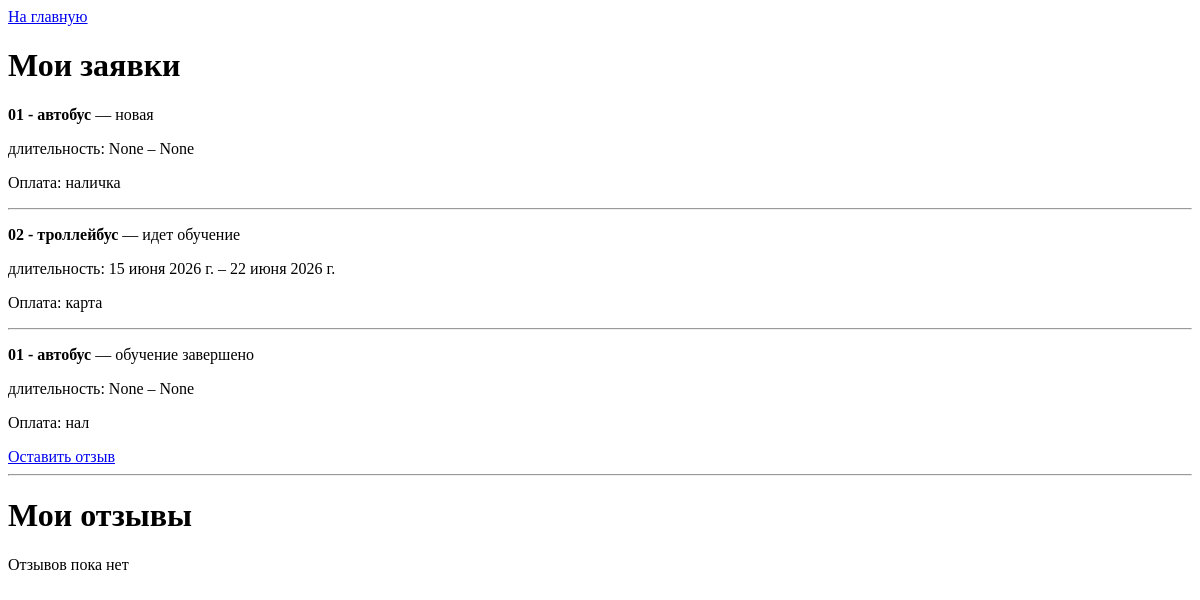
The page /accounts/profile/ (signed in) on the database as committed earlier.
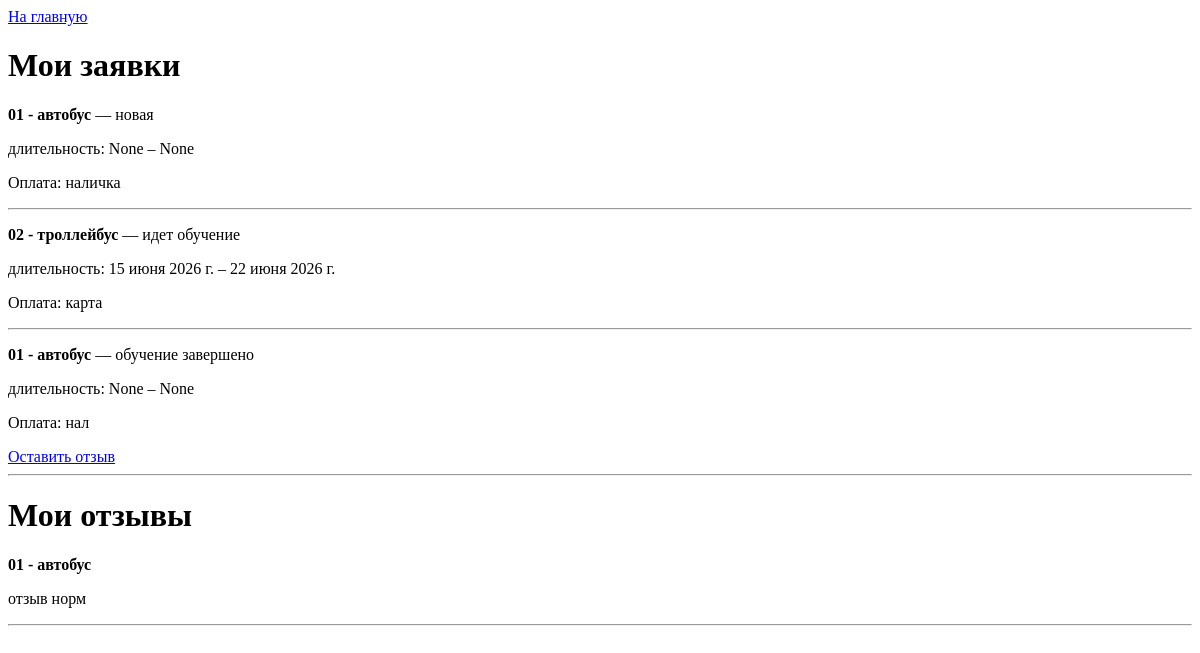
The same page on the database as committed later.
### requests/models.py (models this page shows, shortened)
class Tutorial(models.Model):
    class StatusChoice(models.TextChoices):
        new = "новая"
        active = "идет обучение"
        done = "обучение завершено"
    title = models.CharField("название", max_length=50)
    course = models.ForeignKey(Course, on_delete=models.SET_NULL, null=True, blank=True, related_name="tutorials", verbose_name="курс")
    student = models.ForeignKey(Student, on_delete=models.CASCADE, related_name="tutorials", verbose_name="студент")
    status = models.CharField("статус", max_length=20, choices=StatusChoice.choices, default=StatusChoice.new)
    start_date = models.DateField("дата начала", null=True, blank=True)
    end_date = models.DateField("дата окончания", null=True, blank=True)
    payment_method = models.CharField("способ оплаты", max_length=50)
    class Meta:
        verbose_name = "заявка"
        verbose_name_plural = "заявки"

class Review(models.Model):
    student = models.ForeignKey(Student, on_delete=models.CASCADE, related_name="reviews", verbose_name="студент")
    tutorial = models.ForeignKey(Tutorial, on_delete=models.CASCADE, related_name="reviews", verbose_name="заявка")
    value = models.TextField("отзыв")
    class Meta:
        verbose_name = "отзыв"
        verbose_name_plural = "отзывы"
        unique_together = ("student", "tutorial")

### courses/models.py (models this page shows)
class Course(models.Model):
    code = models.CharField("код", max_length=15)
    about = models.CharField("описание", max_length=200,blank=True)
    course_start = models.DateField("дата начала", null=True, blank=True)
    course_end = models.DateField("дата окончания", null=True, blank=True)
    transport = models.ForeignKey(
        Transport,
        on_delete=models.SET_NULL,
        null=True,
        blank=True,
        related_name="courses",
        verbose_name="транспорт"
    )
    teacher = models.ForeignKey(
    'staff.Teacher',
    on_delete=models.SET_NULL,
    null=True,
    blank=True,
    related_name="courses",
    verbose_name="преподаватель"
)
    class Meta:
        verbose_name = "курс"
        verbose_name_plural = "курсы"
        ordering = ["transport__name"]
        indexes = [
            models.Index(fields=["teacher"]),
            models.Index(fields=["transport"])
        ]
    def __str__(self):
        return f"{self.code} - {self.transport}" if self.transport else self.code

class Transport(models.Model):
    name = models.CharField("название", max_length=50)
    created_at = models.DateTimeField("создано", auto_now_add=True)
    updated_at = models.DateTimeField("обновлено", auto_now=True)
    class Meta:
        verbose_name = "транспорт"
        verbose_name_plural = "транспорт"
        ordering = ["-updated_at", "-created_at"]
    def __str__(self):
        return self.name

### accounts/views.py (the view)
# urls.py: path('profile/', views.profile_view, name='profile'),
@login_required
def profile_view(request):
    tutorials = Tutorial.objects.filter(student=request.user.student)
    reviews = Review.objects.filter(student=request.user.student)
    return render(request, 'accounts/profile.html', {
        'tutorials': tutorials,
        'reviews':reviews
    })

### templates/accounts/profile.html (shortened to what this page needs)
<!doctype html>
<html lang="en">
  <head>
  </head>
  <body>
    <a href="{% url 'index' %}">На главную</a>
    <main>
      <div class="requests">
        <h1>Мои заявки</h1>
        {% for t in tutorials %}
        <div>
          <p><strong>{{ t.course }}</strong> — {{ t.status }}</p>
          <p>длительность: {{ t.start_date }} – {{ t.end_date }}</p>
          <p>Оплата: {{ t.payment_method }}</p>
          {% if t.status == 'обучение завершено' %}
          <a href="{% url 'requests:review' t.id %}">Оставить отзыв</a>
          {% endif %}
        </div>
        <hr />
        {% empty %}
        <p>Заявок пока нет.</p>
        {% endfor %}
      </div>
      <div class="reviews">
        <h1>Мои отзывы</h1>
        {% for r in reviews %}
        <div>
          <p><strong>{{ r.tutorial.course }}</strong></p>
          <p>{{ r.value }}</p>
        </div>
        <hr />
        {% empty %}
        <p>Отзывов пока нет</p>
        {% endfor %}
      </div>
    </main>
  </body>
</html>

Rows that differ between the two databases and show on the page:
added Review: tutorial.course "01 - автобус", value "отзыв норм"
Other text that changed with them:
text no longer shown: "Отзывов пока нет"
